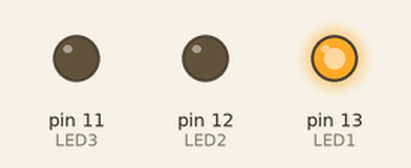
A sketch run on a simulated Arduino Uno, built with avr-gcc and run on an emulated ATmega328P. On the bench: output pins drawn as LEDs (lit = HIGH).

Above: at 1.5 s.
At 3.6 s:
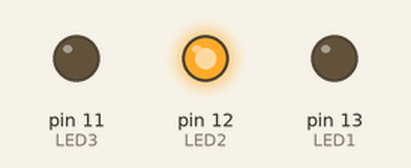
At 5.7 s:
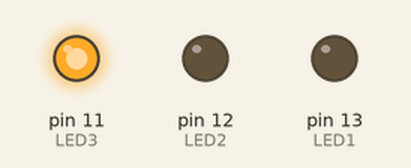
At 7.25 s:
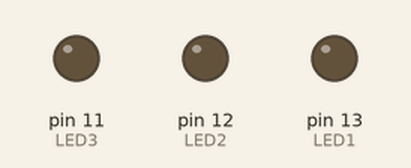
Timing chart, 0 to 9.5 s (numbered marks = the images above):
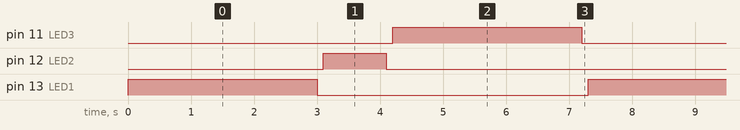

The sketch:

semaforo1.ino
```cpp
#define LED1 13
#define LED2 12
#define LED3 11

void setup() {
  pinMode(LED1, OUTPUT);
  pinMode(LED2, OUTPUT);
  pinMode(LED3, OUTPUT);
}

void loop() {
  digitalWrite(LED1, HIGH);
  delay(3000);
  digitalWrite(LED1, LOW);
  delay(100);
  digitalWrite(LED2, HIGH);
  delay(1000);
  digitalWrite(LED2, LOW);
  delay(100);
  digitalWrite(LED3, HIGH);
  delay(3000);
  digitalWrite(LED3, LOW);
  delay(100);
}
```

Measured:
- by itself, pin 11 (LED3), pin 13 (LED1): alternates HIGH for 3.0 s and LOW for 4.3 s
- by itself, pin 12 (LED2): alternates HIGH for 1.0 s and LOW for 6.3 s
- by itself, everything shown: repeats every 7.3 s, in 6 steps
